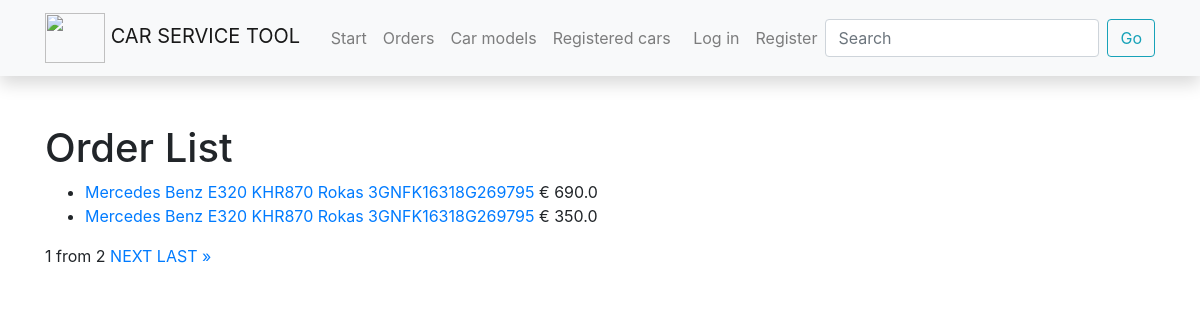
/car_service/orders/, run on the app's committed database.
### car_service/models.py (models this page shows, shortened)
class Order(models.Model):
    objects = OrderQuerySet.as_manager()
    car_owner = models.ForeignKey(
        User,
        on_delete=models.RESTRICT,
        null=True,
        blank=True,
    )
    car = models.ForeignKey(
        Car,
        on_delete=models.RESTRICT,
        null=True,
        related_name='order'
    )
    service = models.ManyToManyField(
        Service,
        through=OrderRow,
    )
    description = models.TextField(
        null=True,
        blank=True,
        max_length=200,
    )
    date = models.DateField(
        'Date',
        null=True,
        blank=True,
    )
    due_back = models.DateField(
        "Will be returned",
        null=True,
        blank=True,
    )
    ORDER_STATUS = (
        ('r', 'Registered'),
        ('a', 'Vehicle awaiting for diagnostic'),
        ('br', 'Vehicle is being repaired'),
        ('f', 'Fixed, ready to be returned')
    )
    status = models.CharField(
        max_length=15,
        choices=ORDER_STATUS,
        blank=True,
        default='r',
        help_text='STATUS',
    )
    def total_order_row_price(self):
        total_amount = self.order_rows.all().aggregate(result=Sum('price'))
        return f'{total_amount["result"]}'
    total_order_row_price.short_description = 'Total'
    def display_services(self):
        service = ', '.join(service.name for service in self.service.all())
        return f'{service}'
    display_services.short_description = 'Services'
    class Meta:
        verbose_name = 'Order'
        verbose_name_plural = 'Orders'

class Car(models.Model):
    car_model = models.ForeignKey(
        CarModel,
        on_delete=models.RESTRICT,
        null=True)
    description = HTMLField(default="")
    VIN_code = models.CharField(
        max_length=200
    )
    plate_number = models.CharField(
        max_length=200,
        help_text='Enter vehicles plate number'
    )
    client = models.CharField(
        max_length=100,
    )
    def __str__(self):
        return f'{self.car_model} {self.plate_number} {self.client} {self.VIN_code}'
    def display_order(self):
        return ", ".join(str(order.id) for order in self.orders.all())
    display_order.short_description = "Order"

class CarModel(models.Model):
    make = models.CharField(
        max_length=200,
        help_text='Enter vehicles maker'
    )
    model = models.CharField(
        max_length=200,
        help_text='Enter vehicles model'
    )
    description = models.TextField(
        max_length=2000,
        default='',
        blank=True,
    )
    photo_link = models.CharField(
        'Link to photo',
        max_length=330,
        default='',
    )
    def __str__(self):
        return f'{self.make} {self.model}'

### car_service/views.py (the view)
# urls.py: path('orders/', views.OrdersListView.as_view(), name='orders'),
class OrdersListView(generic.ListView):
    model = Order
    template_name = 'orders.html'
    paginate_by = 2
    context_object_name = 'orders'
    def get_queryset(self):
        return Order.objects.all()

### templates/orders.html (shortened to what this page needs)
{% extends "base.html" %}
{% block content %}
  <h1>Order List</h1>
  {% if orders %}
  <ul>
    {% for order in orders %}
      <li>
        <a href="{{ order.id }}">{{ order.car }}</a>  € {{ order.total_order_row_price }}
      </li>
    {% endfor %}
  </ul>
  {% else %}
    <p>No orders to show.</p>
  {% endif %}
<div class="pagination">
    <span class="step-links">
        <span class="current">
            {{ page_obj.number }} from {{ page_obj.paginator.num_pages }}
        </span>
        {% if page_obj.has_next %}
            <a href="?page={{ page_obj.next_page_number }}">NEXT</a>
            <a href="?page={{ page_obj.paginator.num_pages }}">LAST &raquo;</a>
        {% endif %}
    </span>
</div>
{% endblock %}

### data on the page
Order: car "Mercedes Benz E320 KHR870 Rokas 3GNFK16318G269795", total_order_row_price "690.0"
Order: car "Mercedes Benz E320 KHR870 Rokas 3GNFK16318G269795", total_order_row_price "350.0"

### other printed values
{{ page_obj.number }} "1"
{{ page_obj.paginator.num_pages }} "2"
